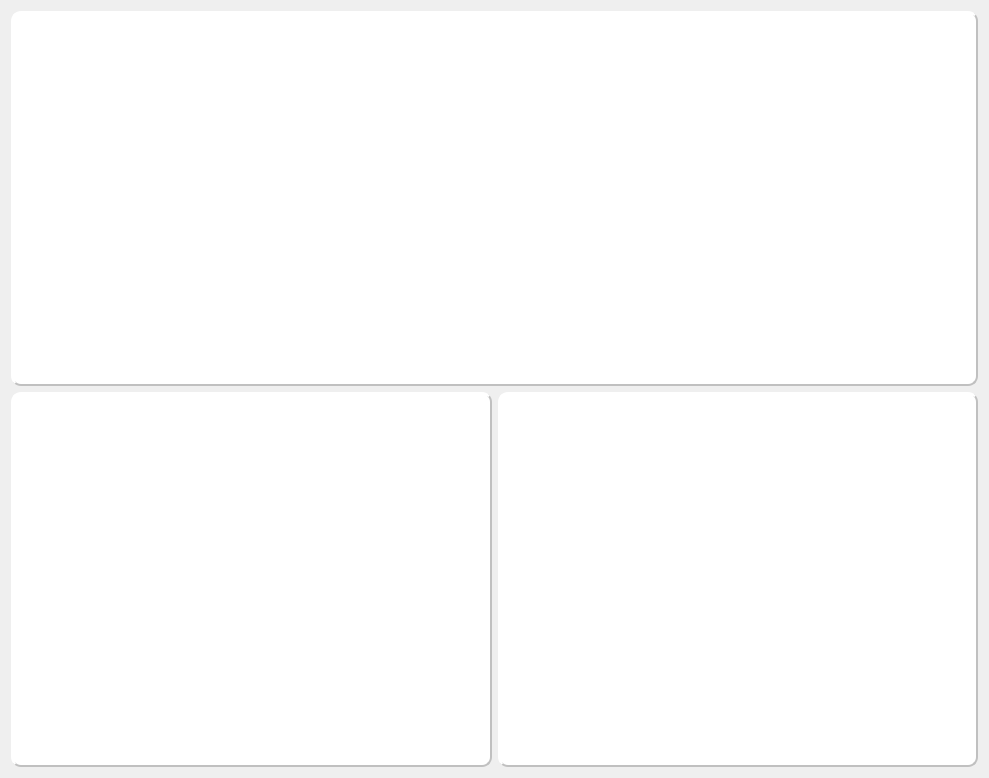
             <widget class="QWidget" name="scrollAreaWidgetContents_5">
              <property name="geometry">
               <rect>
                <x>0</x>
                <y>0</y>
                <width>989</width>
                <height>778</height>
               </rect>
              </property>
              <property name="minimumSize">
               <size>
                <width>0</width>
                <height>700</height>
               </size>
              </property>
              <layout class="QVBoxLayout" name="verticalLayout_12">
               <item>
                <layout class="QVBoxLayout" name="verticalLayout_8">
                 <item>
                  <widget class="QFrame" name="frame">
                   <property name="styleSheet">
                    <string notr="true">QFrame#frame {
    border-radius: 10px;
    border: 2px solid #c0c0c0;
    background-color: #ffffff; 
    border-style: outset;
}</string>
                   </property>
                   <property name="frameShape">
                    <enum>QFrame::StyledPanel</enum>
                   </property>
                   <property name="frameShadow">
                    <enum>QFrame::Raised</enum>
                   </property>
                  </widget>
                 </item>
                 <item>
                  <layout class="QHBoxLayout" name="horizontalLayout_2">
                   <item>
                    <widget class="QFrame" name="frame_28">
                     <property name="styleSheet">
                      <string notr="true">QFrame#frame_28 {
    border-radius: 10px;
    border: 2px solid #c0c0c0;
    background-color: #ffffff; 
    border-style: outset;
}</string>
                     </property>
                     <property name="frameShape">
                      <enum>QFrame::StyledPanel</enum>
                     </property>
                     <property name="frameShadow">
                      <enum>QFrame::Raised</enum>
                     </property>
                    </widget>
                   </item>
                   <item>
                    <widget class="QFrame" name="frame_27">
                     <property name="styleSheet">
                      <string notr="true">QFrame#frame_27
 {
    border-radius: 10px;
    border: 2px solid #c0c0c0;
    background-color: #ffffff; 
    border-style: outset;
}</string>
                     </property>
                     <property name="frameShape">
                      <enum>QFrame::StyledPanel</enum>
                     </property>
                     <property name="frameShadow">
                      <enum>QFrame::Raised</enum>
                     </property>
                    </widget>
                   </item>
                  </layout>
                 </item>
                </layout>
               </item>
              </layout>
             </widget>
